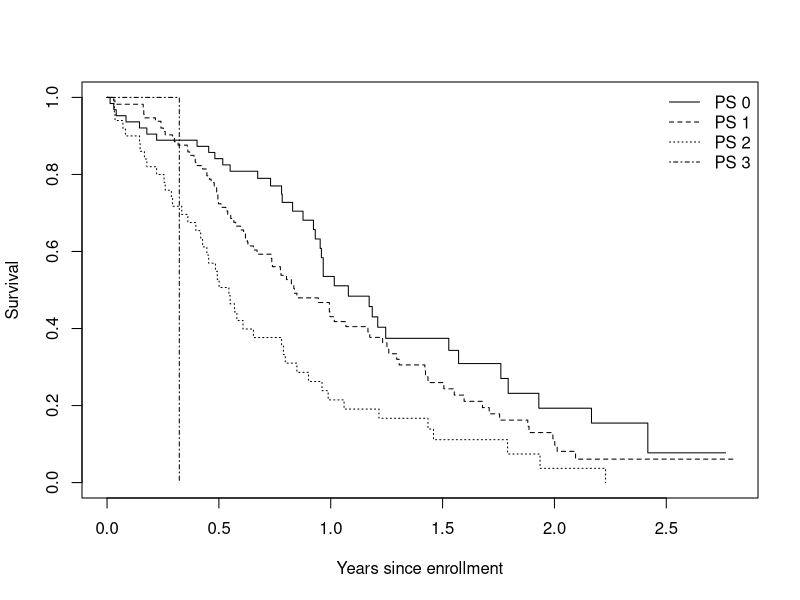

The R source for this figure: (Note: this script raises an error after producing the figure.)
## ---- chunk 1
options(continue="  ", width=70, prompt="> ")
options(contrasts=c("contr.treatment", "contr.poly")) #ensure default
options(show.significant.stars = FALSE) #statistical intelligence

knitr::opts_chunk$set(
  collapse = TRUE, warning=FALSE, error=FALSE, tidy=FALSE,
  fig.asp=.75, fig.align="center",
  comment = "#>", highlight=TRUE, echo=TRUE, prompt=FALSE,
  fig.width=7, fig.height=5.5
)

library("survival")
library(geepack)
library(survey)
## ---- chunk 2
lfit0 <- survfit(Surv(time/365.25, status) ~ 1, data=lung)
lfit1 <- survfit(Surv(time/365.25, status) ~ ph.ecog, data=lung)
print(lfit1, rmean=2.5)
plot(lfit1, lty=1:4, xlab="Years since enrollment", ylab="Survival")
legend("topright", c("PS 0", "PS 1", "PS 2", "PS 3"), 
       lty=1:4, bty='n')
## ---- chunk 3
pmean <- pseudo(lfit0, times=2.5, type="RMST")
ldata <- data.frame(lung, pmean= c(pmean), 
                    id=1:nrow(lung))  
afit1 <- lm(pmean ~ ph.ecog + sex + age, data=ldata)
round(summary(afit1)$coefficients, 3)
## ---- chunk 4
afit2 <- geese(pmean ~ ph.ecog + sex + age, data=ldata, 
               subset = (!is.na(ph.ecog)))
round(summary(afit2)$mean, 3)


ldesign <- svydesign(data=ldata, id= ~id, weights=NULL,
              variables= ~ . -id)
afit3 <- svyglm(pmean ~ ph.ecog + sex + age, design=ldesign)
round(summary(afit3)$coefficients, 3)
## ---- chunk 5
lfit4 <- survfit(Surv(time/365.25, status) ~ inst, data=lung)
pmean4 <- pseudo(lfit4, time=2.5, type="auc")
ldata$pmean4 <- c(pmean4)
afit4a <- lm(pmean4 ~ ph.ecog + sex + age, ldata)

# survey package does not allow a missing strata, and one obs in the lung data
#  set has institution missing
temp <- subset(ldata, !is.na(inst))
ldesign4 <- svydesign(data=temp,  id= ~id, weights=NULL, strata= ~inst,
                      variables= ~ .-id -inst)
afit4b <- svyglm(pmean4 ~ ph.ecog + sex + age, design=ldesign4)
round(summary(afit4a)$coefficients, 3)
round(summary(afit4b)$coefficients[1:4,], 3)
## ---- chunk 6
with(aml, Surv(time, status))
fit1 <- survfit(Surv(time, status) ~1, aml)
rr1 <- resid(fit1, times=c(12,24))
pv1 <- pseudo(fit1, times= c(12, 24))
round(pv1[1:8,], 4)
## ---- chunk 7
pdata <- pseudo(fit1, times= c(12, 24), data.frame=TRUE)
lfit1 <- lm(pseudo ~1, pdata, subset= (time==12))
lfit2 <- lm(pseudo ~1, pdata, subset= (time==24))

summary(lfit1)$coefficients
summary(lfit2)$coefficients

summary(fit1, time=c(12,24))
## ---- chunk 8
cfit3 <- coxph(Surv(time, status) ~x, data=aml)
cfit3

pdata <- cbind(pdata, x= aml$x)   # original data + pseudo-values
lfit3 <- lm(pseudo ~ x + factor(time), data=pdata)
summary(lfit3)$coefficients

sfit3 <- survfit(cfit3, newdata=list(x= c("Maintained", "Nonmaintained")))
summary(sfit3, times=c(12,24))
## ---- chunk 9
temp <- matrix(0, 2, 4, dimnames=list(c("Maintainance", "Nonmaintainance"),
                                      c("Cox, 12", "Pseudo, 12", 
                                        "Cox, 24", "Pseudo, 24")))
temp[,c(1,3)] <- 1- t(summary(sfit3, times=c(12,24))$surv)
dummy <-  expand.grid(x= c("Maintained", "Nonmaintained"),
                      time=c(12, 24))
temp[,c(2,4)] <- 1- predict(lfit3, newdata= dummy)
temp <- rbind(temp, "Difference" = temp[2,]- temp[1,])
round(temp,2)
## ---- chunk 10
# Naive lm
summary(lfit3)$coefficients
#
#survey
# When an id is constructed rather than supplied, pseudo() purposely gives
#  it a non-standard name to avoid confusion with any user's variable names.
#  But that name is a PITA to use in formulas
pdata$id <- pdata[['(Id)']] 
pdesign <- svydesign(id= ~ id, varibles= ~ pseudo + x + time, weights=NULL,
                     data=pdata)
sfit <- svyglm(pseudo ~ x + factor(time), design=pdesign)
summary(sfit)$coefficients
#
# GEE 1
gfit1 <- geese(pseudo ~ x + factor(time), data=pdata, id= id) # wrong answer
summary(gfit1)$mean
#
# GEE 2
pdata <- pdata[order(pdata$id),]  # group id values to be together
gfit2 <- geese(pseudo ~ x + factor(time), data=pdata, id= id)
summary(gfit2)$mean
## ---- chunk 11
cdata <- subset(colon, etype==1, -etype)  # time to recurrence
temp  <- subset(colon, etype==2)
cdata$status <- pmax(cdata$status, temp$status)

trtsurv <- survfit(Surv(time, status) ~ rx, cdata, id=id)
plot(trtsurv, fun="event", xscale= 365.25, col = 1:3, lwd=2,
     xlab= "Years from randomization", ylab="Treatment failure")
legend(5*365, .25, levels(cdata$rx), col=1:3, lwd=2, bty='n')

ccox <- coxph(Surv(time, status) ~ rx + sex + age + extent + node4+
                  obstruct + perfor + adhere,  data=cdata)
## ---- chunk 12
csurv <- survfit(Surv(time, status)  ~1, data=cdata, id=id)
cptemp <- pseudo(csurv, time= 1:6 * 365.25, data.frame=TRUE)
cptemp$pdeath <- 1- cptemp$pseudo
cptemp$year <- round(cptemp$time/365.25)

cpdat <- merge(cptemp, 
               subset(x=cdata,select=c(id, rx, extent, node4)), 
               by="id")
## ---- chunk 13
hist(cpdat$pdeath, nclass=50, main=NULL)
## ---- chunk 14
temp1 <- summary(trtsurv, times= 1:6*365.25)
temp2 <- matrix(temp1$surv, nrow=6)
temp3 <- rbind("Obs vs 5FU"= temp2[,1]- temp2[,2],
            "Lev vs 5FU"= temp2[,3]- temp2[,2]) 

cat("absolute difference\n")
round(temp3*100, 1)
#
cat("logit difference\n") 
logit <- function(x) log(1/(1-x))
temp4 <- rbind("Obs vs 5FU"= logit(temp2[,1])- logit(temp2[,2]),
            "Lev vs 5FU"= logit(temp2[,3])- logit(temp2[,2]))
round(temp4*100, 1)
## ---- chunk 15
onetime <- matrix(0, 6, 4,
                  dimnames=list(paste("Time", 1:6), 
                                c("coefficient", "se.glm", "coef", "se.survey")))
cpdesign <- svydesign(id= ~id, weights=NULL, data=cpdat,
                      variables = ~ . - id)
for (i in 1:6) {
    fit1 <- lm(pdeath ~ rx + extent + node4, data=cpdat, subset= (year==i))
    onetime[i,1:2] <- summary(fit1)$coefficients[3,1:2]
    sfit1 <- svyglm(pdeath ~ rx+ extent + node4, design=cpdesign, 
                    subset= (year==i))
    onetime[i,3:4] <- summary(sfit1)$coefficients[3, 1:2]
}

onetime <- cbind(onetime, "coef/se"= onetime[,3]/onetime[,4])
round(onetime[, c(1,2,4,5)],3)
## ---- chunk 16
pfun <- function(x,d=2) printCoefmat(x, digits=d, P.values=TRUE,
                                 has.Pvalue=TRUE, signif.stars= FALSE)

sfit1 <- svyglm(pdeath ~ rx + extent + node4,
                        design= cpdesign, subset=(year==4))
pfun(summary(sfit1)$coefficients[2:5,])

#
sfit3 <- svyglm(pdeath ~ rx + extent + node4 + factor(year), 
                        design= cpdesign, 
                subset= (year==2 | year==4 | year==6))
pfun(summary(sfit3)$coefficients[2:5,],)

sfit6 <- svyglm(pdeath ~ rx + extent + node4 + factor(year),
                design= cpdesign)
pfun(summary(sfit6)$coefficients)
## ---- chunk 17
tryCatch( svyglm(pdeath ~rx + extent + node4 + factor(year), design=cpdesign,
              family= gaussian(link = "logit")),
         error= function(e) e)
## ---- chunk 18
sfit6b <- svyglm(pdeath ~rx + extent + node4 + factor(year), design=cpdesign,
              family= gaussian(link = "logit"), 
              etastart= pmax(.05, pmin(.95, cpdat$pdeath)))
## ---- chunk 19
blogit <- function(edge=.05) {
    new <- make.link("logit")
    new$linkfun <- function(mu) { 
        x <- (pmax(edge, pmin(mu, 1-edge)))
        log(x/(1-x))
    }
    new
}
sfit3c <- svyglm(pdeath ~rx + extent + node4 + factor(year), design=cpdesign,
              family= gaussian(link = blogit()), subset=(year %in% c(2,4,6)))
pfun(summary(sfit3c)$coefficients)
## ---- chunk 20
bcloglog <- function(edge=.05) {
    new <- make.link("cloglog")
    new$linkfun <- function(mu) {
        x <- (pmax(edge, pmin(mu, 1-edge)))
        log(-log(x))
    }
    new$name <- "bcloglog"
    new
}
sfit3d <- svyglm(pseudo ~rx + extent + node4 + factor(year), design=cpdesign,
              family= gaussian(link = bcloglog()), subset=(year %in% c(2,4,6)))
pfun(summary(sfit3d)$coefficients)
cfit <- coxph(Surv(time, status) ~ rx + extent + node4, cdata)                 
round(summary(cfit)$coefficients, 3)
## ---- chunk 21
mdata <- mgus2
mdata$etime <- with(mdata, ifelse(pstat==1, ptime, futime))
mdata$event <- factor(with(mdata, ifelse(pstat==1, 1, 2*death)), 0:2,
                      c("censor", "PCM", "Death"))
mdata$age10 <- mdata$age/10  # age in decades

msurv <- survfit(Surv(etime, event) ~1, data=mdata, id=id)
plot(msurv, lty=1:2, xscale=12, 
     xlab="Years from Diagnosis", ylab="Probability in state")
text(c(345, 340), c(.18, .73), c("PCM", "Death w/o PCM"))
## ---- chunk 22
mps <- pseudo(msurv, times=12*(1:30), type="pstate", data.frame=TRUE)
mdata6 <- merge(mdata, subset(mps, state== "PCM"), by="id")
mdata6$year <- mdata6$time/12

mdesign <- svydesign(data=mdata6, id=~id, weights=NULL, variables= ~. -id)
mpfit1 <- svyglm(pseudo ~ age10 + sex + mspike + factor(year), design = mdesign,
                 family = gaussian(link =bcloglog()))
mpfit2 <- svyglm(pseudo ~ age10 + sex + mspike + factor(year), design = mdesign,
                 subset = (year %in% (3* 1:10)),
                 family = gaussian(link =bcloglog()))
mpfit3 <- svyglm(pseudo ~ age10 + sex + mspike + factor(year), design = mdesign,
                 subset = (year %in% (6* 1:5)),
                 family = gaussian(link =bcloglog()))

fgdata <- finegray(Surv(etime, event) ~ .,  mdata, etype="PCM")
fgfit <-  coxph(Surv(fgstart, fgstop, fgstatus) ~ age10 + sex + mspike, 
                data=fgdata, weights = fgwt)

temp <- cbind(summary(fgfit)$coef[1:3, c(1,3)],
              summary(mpfit1)$coef[2:4, 1:2],
              summary(mpfit2)$coef[2:4,1:2],
              summary(mpfit3)$coef[2:4,1:2])
colnames(temp) <- c("FGcoef", "FGstd", "Coef30", "Std30", 
                    "Coef10", "Std10", "Coef5", "Std5")

round(temp[,c(1,3,5,7, 2,4,6,8)], 3)
